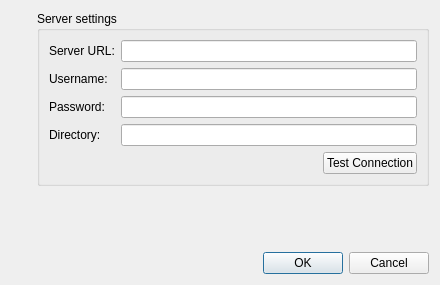
<?xml version="1.0" encoding="UTF-8"?>
<ui version="4.0">
 <class>PreferencesDialog</class>
 <widget class="QDialog" name="PreferencesDialog">
  <property name="geometry">
   <rect>
    <x>0</x>
    <y>0</y>
    <width>440</width>
    <height>285</height>
   </rect>
  </property>
  <property name="windowTitle">
   <string>Preferences</string>
  </property>
  <layout class="QVBoxLayout" name="verticalLayout_3">
   <item>
    <layout class="QHBoxLayout" name="horizontalLayout_2">
     <item>
      <layout class="QVBoxLayout" name="verticalLayout_2">
       <item>
        <widget class="QLabel" name="label_5">
         <property name="text">
          <string/>
         </property>
         <property name="pixmap">
          <pixmap resource="Resources.qrc">:/Icons/preferences</pixmap>
         </property>
        </widget>
       </item>
       <item>
        <spacer name="verticalSpacer_2">
         <property name="orientation">
          <enum>Qt::Vertical</enum>
         </property>
         <property name="sizeHint" stdset="0">
          <size>
           <width>20</width>
           <height>40</height>
          </size>
         </property>
        </spacer>
       </item>
      </layout>
     </item>
     <item>
      <widget class="QGroupBox" name="groupBox">
       <property name="title">
        <string>Server settings</string>
       </property>
       <layout class="QVBoxLayout" name="verticalLayout">
        <item>
         <layout class="QFormLayout" name="formLayout">
          <item row="0" column="0">
           <widget class="QLabel" name="label">
            <property name="text">
             <string>Server URL:</string>
            </property>
           </widget>
          </item>
          <item row="0" column="1">
           <widget class="QLineEdit" name="edtServerURL"/>
          </item>
          <item row="1" column="0">
           <widget class="QLabel" name="label_2">
            <property name="text">
             <string>Username:</string>
            </property>
           </widget>
          </item>
          <item row="1" column="1">
           <widget class="QLineEdit" name="edtUsername"/>
          </item>
          <item row="2" column="0">
           <widget class="QLabel" name="label_3">
            <property name="text">
             <string>Password:</string>
            </property>
           </widget>
          </item>
          <item row="2" column="1">
           <widget class="QLineEdit" name="edtPassword">
            <property name="echoMode">
             <enum>QLineEdit::Password</enum>
            </property>
           </widget>
          </item>
          <item row="3" column="0">
           <widget class="QLabel" name="label_4">
            <property name="text">
             <string>Directory:</string>
            </property>
           </widget>
          </item>
          <item row="3" column="1">
           <widget class="QLineEdit" name="edtDirectory"/>
          </item>
         </layout>
        </item>
        <item>
         <layout class="QHBoxLayout" name="horizontalLayout">
          <item>
           <spacer name="horizontalSpacer">
            <property name="orientation">
             <enum>Qt::Horizontal</enum>
            </property>
            <property name="sizeHint" stdset="0">
             <size>
              <width>68</width>
              <height>20</height>
             </size>
            </property>
           </spacer>
          </item>
          <item>
           <widget class="QPushButton" name="testConnection">
            <property name="text">
             <string>Test Connection</string>
            </property>
           </widget>
          </item>
         </layout>
        </item>
       </layout>
      </widget>
     </item>
    </layout>
   </item>
   <item>
    <spacer name="verticalSpacer">
     <property name="orientation">
      <enum>Qt::Vertical</enum>
     </property>
     <property name="sizeHint" stdset="0">
      <size>
       <width>20</width>
       <height>49</height>
      </size>
     </property>
    </spacer>
   </item>
   <item>
    <widget class="QDialogButtonBox" name="buttonBox">
     <property name="orientation">
      <enum>Qt::Horizontal</enum>
     </property>
     <property name="standardButtons">
      <set>QDialogButtonBox::Cancel|QDialogButtonBox::Ok</set>
     </property>
    </widget>
   </item>
  </layout>
 </widget>
 <resources>
  <include location="Resources.qrc"/>
 </resources>
 <connections>
  <connection>
   <sender>buttonBox</sender>
   <signal>accepted()</signal>
   <receiver>PreferencesDialog</receiver>
   <slot>accept()</slot>
   <hints>
    <hint type="sourcelabel">
     <x>227</x>
     <y>223</y>
    </hint>
    <hint type="destinationlabel">
     <x>157</x>
     <y>240</y>
    </hint>
   </hints>
  </connection>
  <connection>
   <sender>buttonBox</sender>
   <signal>rejected()</signal>
   <receiver>PreferencesDialog</receiver>
   <slot>reject()</slot>
   <hints>
    <hint type="sourcelabel">
     <x>295</x>
     <y>229</y>
    </hint>
    <hint type="destinationlabel">
     <x>286</x>
     <y>240</y>
    </hint>
   </hints>
  </connection>
 </connections>
 <slots>
  <slot>testConnectionSettings()</slot>
 </slots>
</ui>
